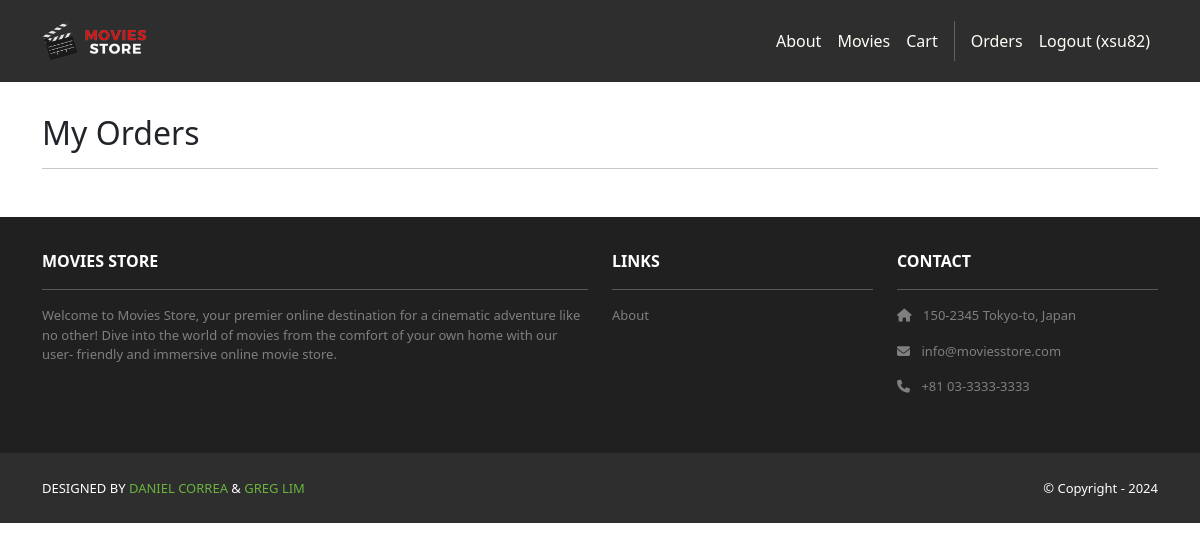
/accounts/orders/ (signed in), run on an earlier commit of the app's database.
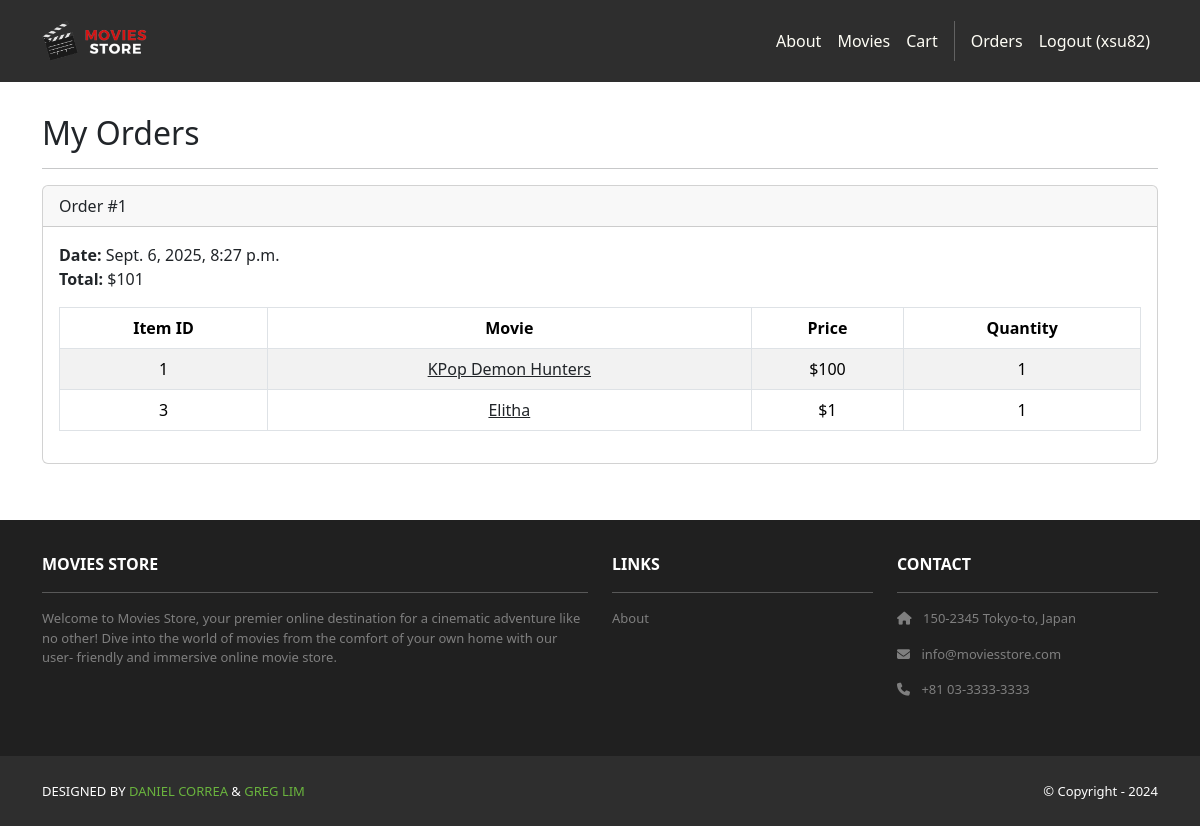
And on a later commit of the database.
### cart/models.py (models this page shows, shortened)
class Order(models.Model):
    id = models.AutoField(primary_key=True)
    total = models.IntegerField()
    date = models.DateTimeField(auto_now_add=True)
    user = models.ForeignKey(User, on_delete=models.CASCADE)

class Item(models.Model):
    id = models.AutoField(primary_key=True)
    price = models.IntegerField()
    quantity = models.IntegerField()
    order = models.ForeignKey(Order, on_delete=models.CASCADE)
    movie = models.ForeignKey(Movie, on_delete=models.CASCADE)

### movies/models.py (models this page shows, shortened)
class Movie(models.Model):
    id = models.AutoField(primary_key=True)
    name = models.CharField(max_length=255)
    price = models.IntegerField()
    description = models.TextField()
    image = models.ImageField(upload_to='movie_images/')

### accounts/views.py (the view)
# urls.py: path('orders/', views.orders, name='accounts.orders'),
@login_required
def orders(request):
    template_data = {}
    template_data['title'] = 'Orders'
    template_data['orders'] = request.user.order_set.all()
    return render(request, 'accounts/orders.html',
        {'template_data': template_data})

### accounts/templates/accounts/orders.html
{% extends 'base.html' %}
{% block content %}
  <div class="p-3">
    <div class="container">
      <div class="row mt-3">
        <div class="col mx-auto mb-3">
          <h2>My Orders</h2>
          <hr />
          {% for order in template_data.orders %}
            <div class="card mb-4">
              <div class="card-header">Order #{{ order.id }}</div>
              <div class="card-body">
                <b>Date:</b> {{ order.date }}<br />
                <b>Total:</b> ${{ order.total }}<br />
                <table class="table table-bordered table-striped text-center mt-3">
                  <thead>
                    <tr>
                      <th scope="col">Item ID</th>
                      <th scope="col">Movie</th>
                      <th scope="col">Price</th>
                      <th scope="col">Quantity</th>
                    </tr>
                  </thead>
                  <tbody>
                    {% for item in order.item_set.all %}
                      <tr>
                        <td>{{ item.movie.id }}</td>
                        <td>
                          <a class="link-dark" href="{% url 'movies.show' id=item.movie.id %}">{{ item.movie.name }}</a>
                        </td>
                        <td>${{ item.movie.price }}</td>
                        <td>{{ item.quantity }}</td>
                      </tr>
                    {% endfor %}
                  </tbody>
                </table>
              </div>
            </div>
          {% endfor %}
        </div>
      </div>
    </div>
  </div>
{% endblock %}

What changed in the data, as far as the page shows it:
added Order: id "1", date "Sept. 6, 2025, 8:27 p.m.", total "101"
added Item: movie.id "1", movie.name "KPop Demon Hunters", movie.price "100", quantity "1"
added Item: movie.id "3", movie.name "Elitha", movie.price "1", quantity "1"
